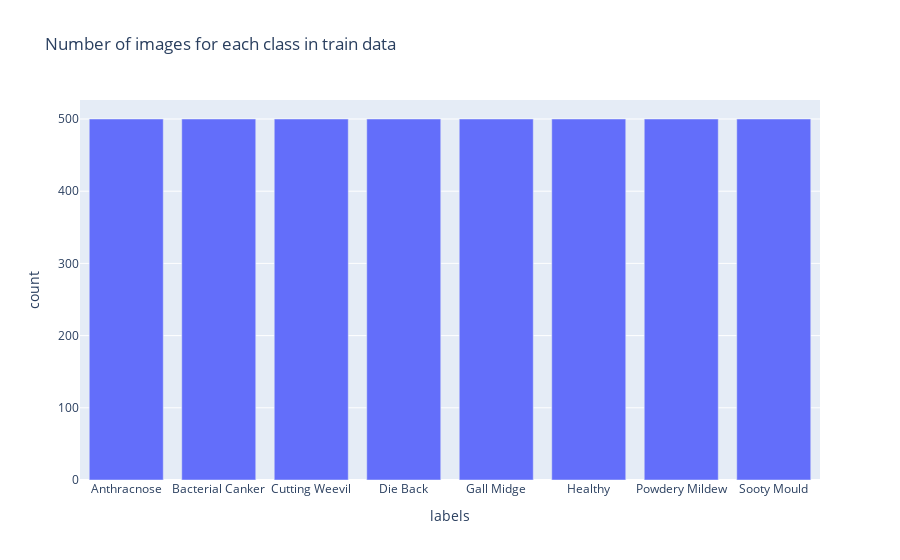

The code cell stored with this chart in its notebook:
### Code cell
iplot(px.bar(
    data_frame = df.labels.value_counts().reset_index(),
    x="labels",
    y="count",
    title="Number of images for each class in train data"
))

### Figure 1 — Plotly figure (JSON) as saved in the notebook; plotly's stock layout.template omitted (floating-point values rounded to 4 significant figures)
{"data": [{"alignmentgroup": "True", "hovertemplate": "labels=%{x}<br>count=%{y}<extra></extra>", "legendgroup": "", "marker": {"color": "#636efa", "pattern": {"shape": ""}}, "name": "", "offsetgroup": "", "orientation": "v", "showlegend": false, "textposition": "auto", "type": "bar", "x": ["Anthracnose", "Bacterial Canker", "Cutting Weevil", "Die Back", "Gall Midge", "Healthy", "Powdery Mildew", "Sooty Mould"], "xaxis": "x", "y": [500, 500, 500, 500, 500, 500, 500, 500], "yaxis": "y"}], "layout": {"autosize": true, "barmode": "relative", "legend": {"tracegroupgap": 0}, "title": {"text": "Number of images for each class in train data"}, "xaxis": {"anchor": "y", "autorange": true, "domain": [0, 1], "range": [-0.5, 7.5], "title": {"text": "labels"}, "type": "category"}, "yaxis": {"anchor": "x", "autorange": true, "domain": [0, 1], "range": [0, 526.3], "title": {"text": "count"}, "type": "linear"}}}
